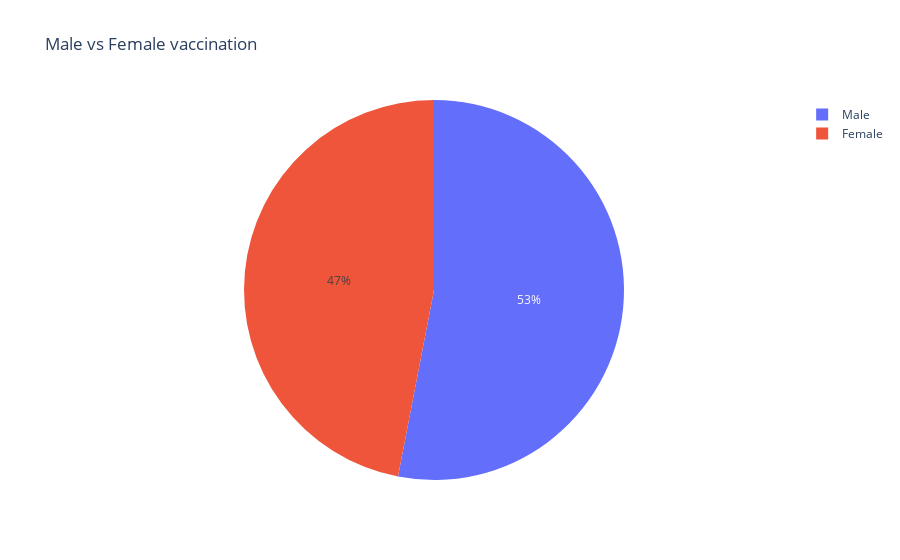

Notebook source saved alongside this figure:
### Code cell
# Male vs Female vaccination


male = vaccination['Male(Individuals Vaccinated)'].sum()
female = vaccination['Female(Individuals Vaccinated)'].sum()
px.pie(names=['Male','Female'],values=[male,female],title='Male vs Female vaccination')

### Figure 1 — Plotly figure (JSON) as saved in the notebook; plotly's stock layout.template omitted (floating-point values rounded to 4 significant figures)
{"data": [{"domain": {"x": [0, 1], "y": [0, 1]}, "hovertemplate": "label=%{label}<br>value=%{value}<extra></extra>", "labels": ["Male", "Female"], "legendgroup": "", "name": "", "showlegend": true, "type": "pie", "values": [7138698858, 6321628736]}], "layout": {"legend": {"tracegroupgap": 0}, "title": {"text": "Male vs Female vaccination"}}}
